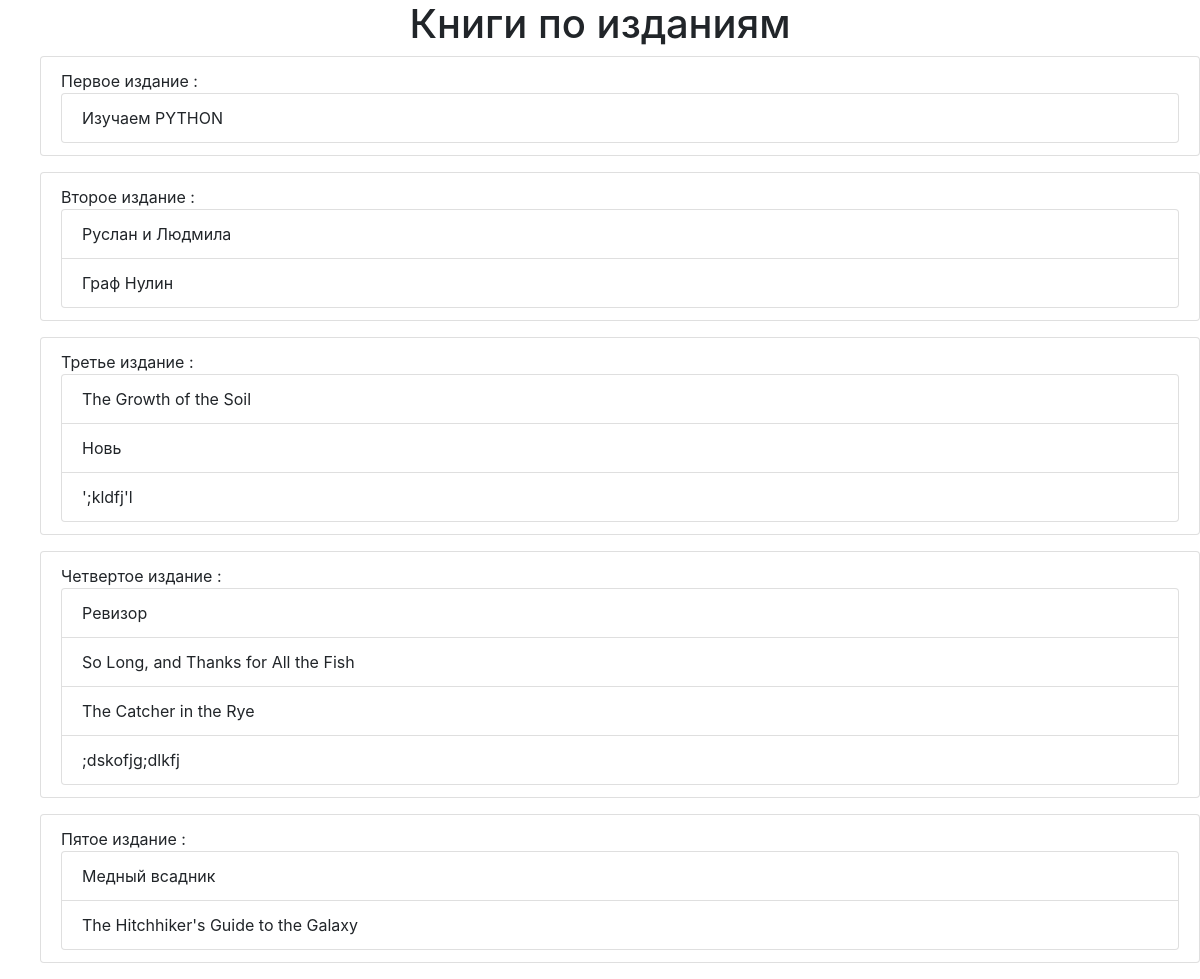
Screenshot of /pub_house/ with the database file from the repository.
### p_library/models.py (models this page shows, shortened)
class Publish(models.Model):
	publish_name = models.CharField(max_length=96)

class Book(models.Model):
	ISBN = models.CharField(max_length=13)
	title = models.TextField()
	description = models.TextField()
	year_release = models.SmallIntegerField()
	author = models.ForeignKey(Author, on_delete=models.CASCADE)
	publish_book = models.ForeignKey(Publish, on_delete=models.CASCADE, null=True, blank=True, related_name='book')
	price = models.DecimalField(max_digits=7, decimal_places=2, null=True, blank=True)
	copy_count = models.IntegerField(default=1)
	friend = models.ManyToManyField(Friend, blank=True, related_name='books')

### p_library/views.py (the view)
# urls.py: path('pub_house/', views.pub_house),
def pub_house(request):
	template = loader.get_template('pub_house.html')
	houses = Publish.objects.all()
	houses_data = {
		"title": "Книги по изданиям",
		"houses": houses,
		}
	return HttpResponse(template.render(houses_data, request))

### p_library/templates/pub_house.html (shortened to what this page needs)
<!DOCTYPE html>
<html lang="en">
<head>
	<link rel="stylesheet" href="https://stackpath.bootstrapcdn.com/bootstrap/4.4.1/css/bootstrap.min.css">
</head>
<body>
	<h1 align="center">Книги по изданиям</h2>
	{% for house in houses %}
		<ul>
			<li class="list-group-item">
				{{ house.publish_name }}&nbsp;:
				<ul class="list-group">
					{% for book in house.book.all %}
						<li class="list-group-item">{{ book.title }}</li>
					{% endfor %}
				</ul>
			</li>
		</ul>
	{% endfor %}
</body>
</html>

### rows the page displays
Publish: publish_name "Первое издание"
Book: title "Изучаем PYTHON"
Publish: publish_name "Второе издание"
Book: title "Руслан и Людмила"
Book: title "Граф Нулин"
Publish: publish_name "Третье издание"
Book: title "The Growth of the Soil"
Book: title "Новь"
Book: title "';kldfj'l"
Publish: publish_name "Четвертое издание"
Book: title "Ревизор"
Book: title "So Long, and Thanks for All the Fish"
Book: title "The Catcher in the Rye"
Book: title ";dskofjg;dlkfj"
Publish: publish_name "Пятое издание"
Book: title "Медный всадник"
Book: title "The Hitchhiker's Guide to the Galaxy"
